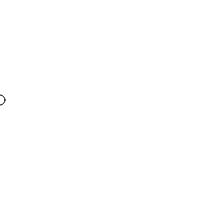
Frame 1 (no input)
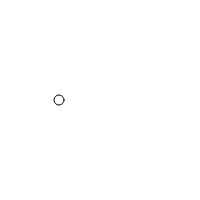
Frame 60 (no input)
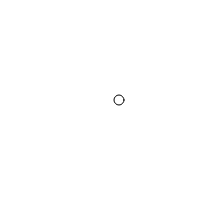
Frame 120 (the mouse pressed at the canvas centre since frame 60)

The p5.js sketch that drew these frames (run headless with seeded random() and noise() and a simulated clock; from frame 60 on, the mouse is pressed at the canvas centre):

// p5.js sketch
// ── sketch.js
var i = 0;

function setup() {
  createCanvas(200, 200);
  frameRate(60);

}

function draw() {

  background(255);

  ellipse(i, height / 2, 10, 10);

  if (i > width) {
    i = 0;
  }

  i = i + 1;

}
